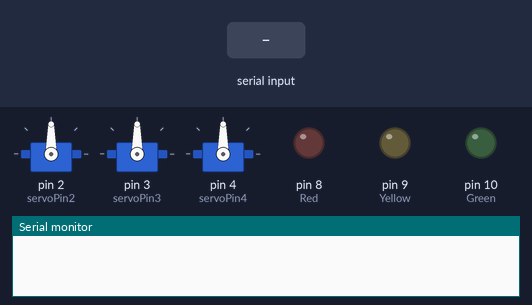
A sketch run on a simulated Arduino Uno, built with avr-gcc and run on an emulated ATmega328P. Shown: 3 × servo, output pins drawn as LEDs (lit = HIGH), the last lines printed to the serial monitor. The test bench sets the inputs (shaded band).

Above: at 1.2 s.
1.3 s: "1" received over Serial
At 2.3 s:
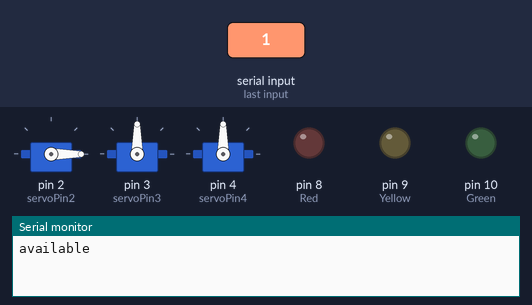
2.8 s: "r" received over Serial
At 3.4 s:
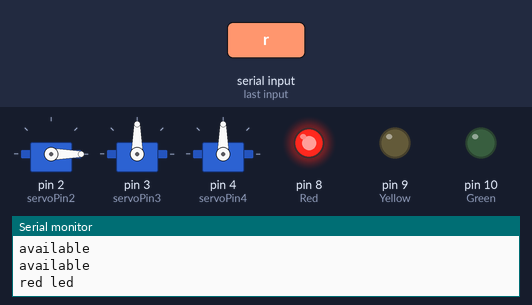
4.3 s: "g" received over Serial
At 4.6 s:
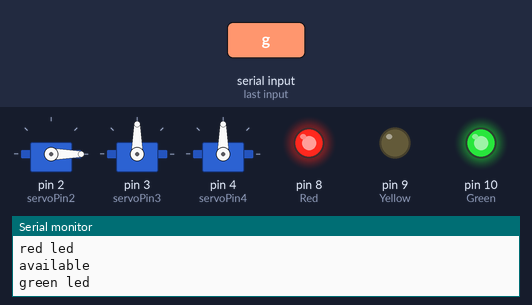
5.8 s: "y" received over Serial
At 6.9 s:
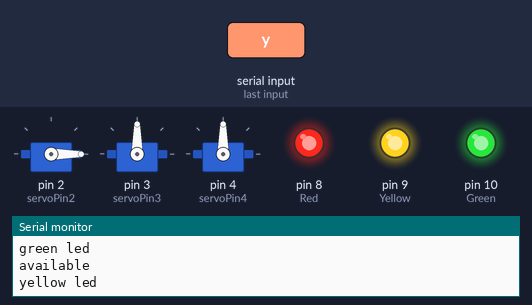
7.3 s: "2" received over Serial
At 8.0 s:
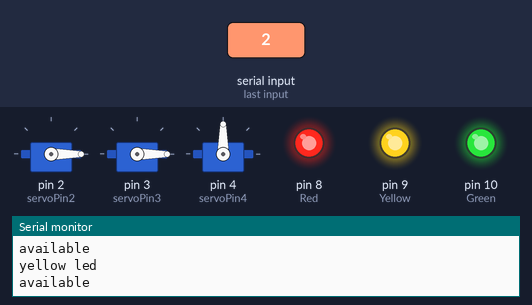
8.8 s: "q" received over Serial
At 9.2 s:
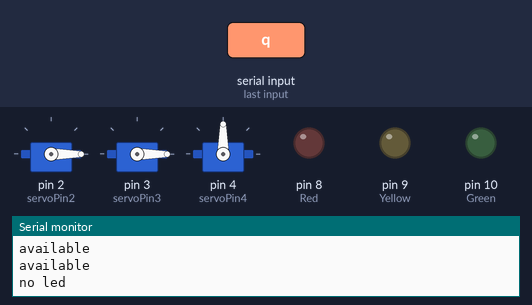
Timing chart, 0 to 11.3 s (numbered marks = the images above; inputs shaded):
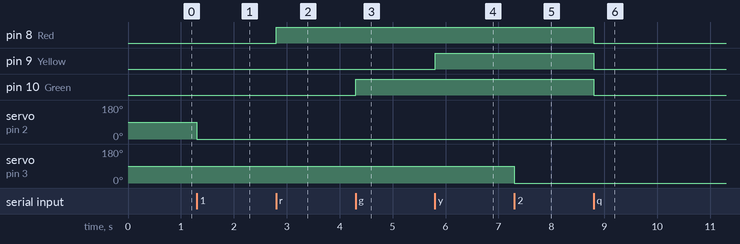

The sketch:

UNO1.ino
```cpp
// C++ code
//
#include <Servo.h>
int servoPin2 = 2;
int servoPin3 = 3;
int servoPin4 = 4;
int Red = 8;
int Yellow = 9;
int Green = 10;
Servo servo_2;
Servo servo_3;
Servo servo_4;

void setup()
{
  pinMode(Green, OUTPUT);
  pinMode(Yellow, OUTPUT);
  pinMode(Red, OUTPUT);
  servo_2.attach(servoPin2, 500, 2500);
  servo_3.attach(servoPin3, 500, 2500);
  servo_4.attach(servoPin4, 500, 2500);

  Serial.begin(9600);
}

void loop()
{
  if (Serial.available() > 0)
  {
    Serial.println("available");
    char userInput;
    userInput= Serial.read(); //serialString();


    if (userInput != '\0')
    {
      //Serial.println(userInput);
      if (userInput == '1')
      {
        servo_2.write(0);
        delay(1000);
      }
      else if (userInput == '2')
      {
        servo_3.write(0);
        delay(1000);
      }
      else if (userInput == '3')
      {
        servo_4.write(0);
        delay(1000);
      }
      else if (userInput == 'r')
      {
        Serial.println("red led");
        digitalWrite(Red, HIGH);
        delay(500);
      }
      else if (userInput == 'g')
      {
        Serial.println("green led");
        digitalWrite(Green, HIGH);
        delay(500);
      }
      else if (userInput == 'y')
      {
        Serial.println("yellow led");
        digitalWrite(Yellow, HIGH);
        delay(500);
      }
      else if (userInput == 'q')
      {
        Serial.println("no led");
        digitalWrite(Red, LOW);
        digitalWrite(Green, LOW);
        digitalWrite(Yellow, LOW);
        delay(500);
      }
      else if (userInput == 'm')
      {
        servo_2.write(90);
        servo_3.write(90);
        servo_4.write(90);
        delay(1000); // Wait for 1000 millisecond(s)
      }
  }

  }
}
```

Measured:
- after the input at 1.3 s, servo on pin 2 (servoPin2): 90° → 0° at once
- after the input at 2.8 s, pin 8 (Red): LOW → HIGH at once
- after the input at 4.3 s, pin 10 (Green): LOW → HIGH at once
- after the input at 5.8 s, pin 9 (Yellow): LOW → HIGH at once
- after the input at 7.3 s, servo on pin 3 (servoPin3): 90° → 0° at once
- after the input at 8.8 s, pin 8 (Red), pin 9 (Yellow), pin 10 (Green): HIGH → LOW at once
